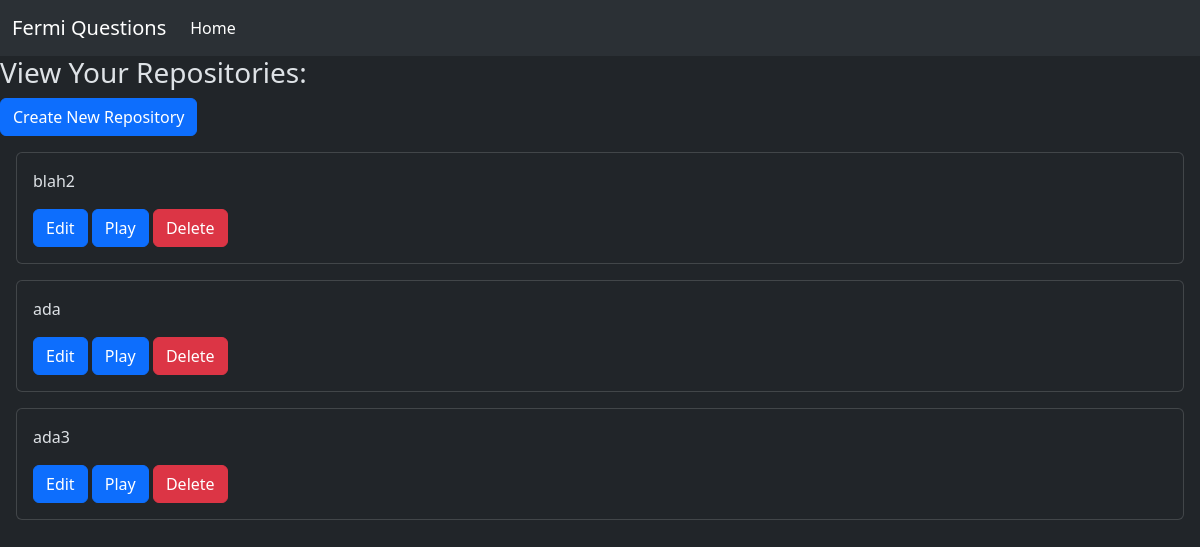
Before: / with the older database file.
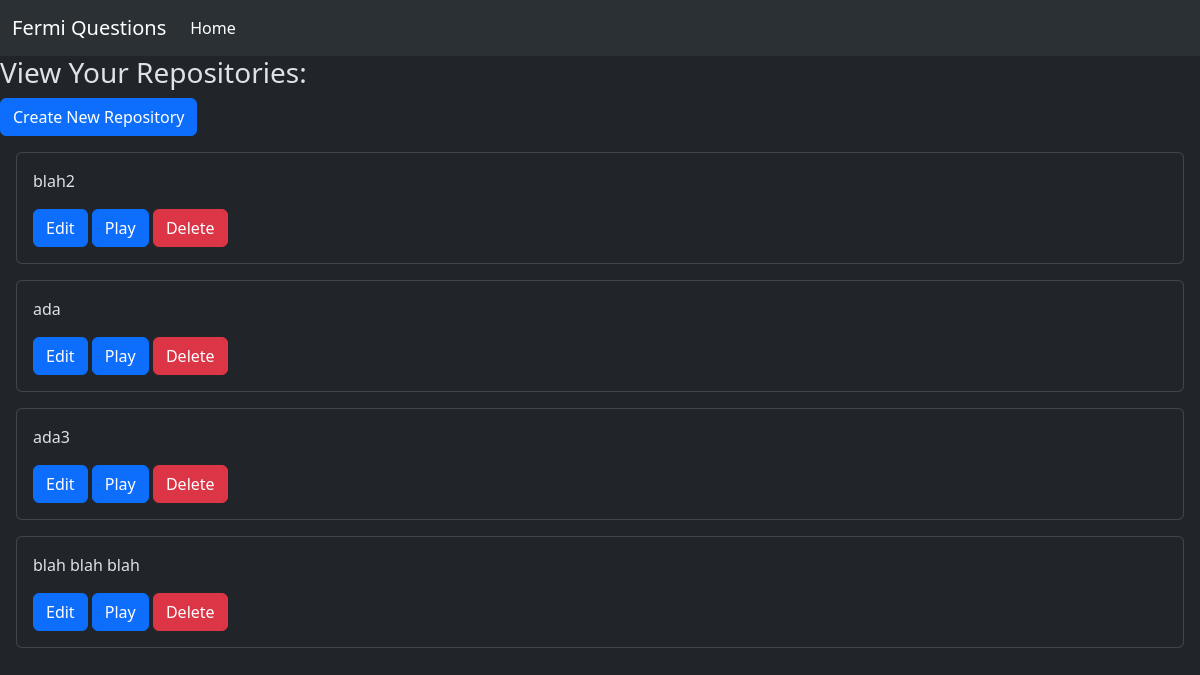
After: the same page with the newer database file.
### data/models.py (models this page shows)
class Repository(models.Model):
    name=models.CharField(max_length=500)

### data/views.py (the view)
# urls.py: path('', views.home, name="home"),
def home(request):
    repositories = Repository.objects.all()
    context = {"repositories": repositories}
    return render(request, "data/home.html", context)

### data/templates/data/home.html
{% extends "base.html" %}
{% block bodycontent %}
    <h3>View Your Repositories:</h3>
    <a href="{% url 'create_repository' %}" class="btn btn-primary">Create New Repository</a>
    {% for r in repositories %}
    <div class="card m-3">
        <div class="card-body" style="background-color:${q.color}">
            <p>{{ r.name }}</p>
            <a href = "{% url 'repository_view' r.id %}" class="btn btn-primary">Edit</a>
            <a href = "{% url 'game' r.id %}" class="btn btn-primary">Play</a>
            <a class="btn btn-danger" href="{% url 'delete_repository' r.id %}">Delete</a>
        </div>
    </div>
    {% endfor %}
{% endblock %}

Changed rows visible on the page:
added Repository: name "blah blah blah"
